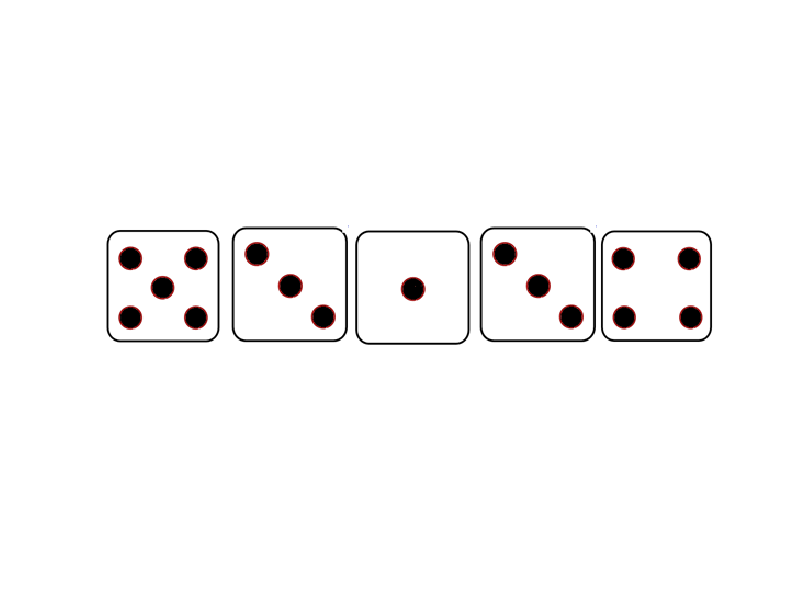

The MATLAB source for this figure:
function [result] = turn()
%turn plays the players turn for a round and returns the score that they
%achieved

% Intialize variables for operation of the game
rollagain = 'y';
rollcount = 1;
load('Dice.mat');

% Intial roll results
dice_results = randi([1,6],1,5);
figure('WindowStyle','docked');
imshow([Dice{dice_results}]);

% Loop until the player does not want to roll again
while rollagain=='y' && rollcount < 4

    % Ask if the player wants to roll again
    rollagain=input('Do you want to roll again?(y/n)\n','s');
    if rollagain=='y'
        rollcount = rollcount + 1;
        
        % Loop through asking for asking all the dice that the player wants
        % to get rid of and sets them to blanks
        keep = dice_results;
        while 1
            ridof = input('Which dice do you want to roll again? (enter 0 to exit)\n');
            if ridof == 0
                break;
            elseif ridof == 1 || ridof == 2 || ridof == 3 || ridof == 4 || ridof == 5
                keep(ridof) = 0;
            else
                fprintf('Please use a valid input for which dice you want to roll again?\n');
            end
        end
        
        % Goes through array to find the blank dice and fills them with a
        % random dice value
        for y = 1:1:length(keep)
            if keep(y) == 0
                keep(y) = randi([1,6]);
            end
        end
        
        % Sets the results to the keep array and displays output
        dice_results=keep;
        close all;
        imshow([Dice{dice_results}]);
    end
end

% Returns values of the final roll of dice the player can use for scoring
result = dice_results;
end

